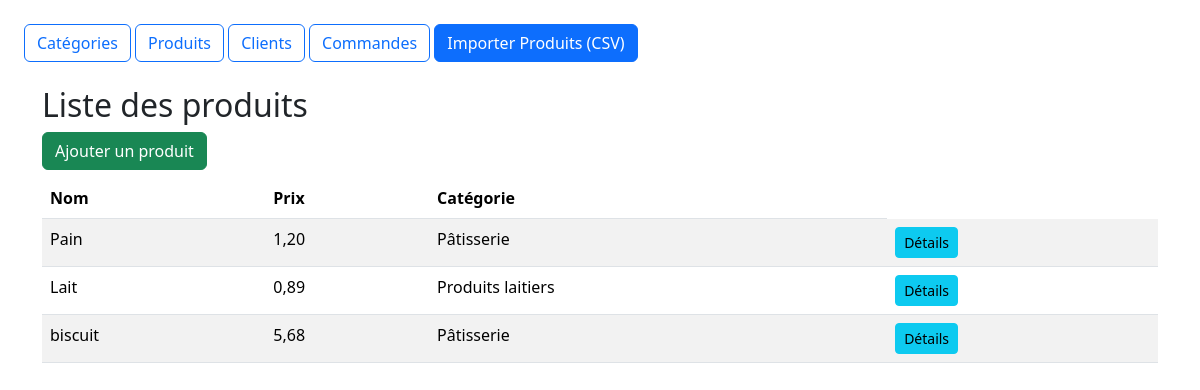
The page /driveapp/produit/ on the database its author committed.
### driveapp/models.py (models this page shows, shortened)
class Produit(models.Model):
    id_produits = models.AutoField(primary_key=True)
    nom = models.CharField(max_length=255)
    date_de_peremption = models.DateField()
    photo = models.ImageField(
        upload_to='produits_photos/',
        blank=True,
        null=True
    )  # BinaryField() si vous stockez en BLOB
    marque = models.CharField(max_length=255)
    prix = models.DecimalField(max_digits=10, decimal_places=2)  # Meilleur que FloatField pour les prix
    id_categorie_produit = models.ForeignKey(CategorieProduit, on_delete=models.CASCADE)

class CategorieProduit(models.Model):
    id_categorie_produit = models.AutoField(primary_key=True)
    nom = models.CharField(max_length=255)  # Augmenté à 255 pour correspondre au SQL
    descriptif = models.CharField(max_length=500)

### driveapp/views.py (the view)
# urls.py: path('produit/', views.liste_produits, name='liste_produits'),
def liste_produits(request):
    produits = Produit.objects.all()
    return render(request, 'driveapp/produit/liste.html', {'produits': produits})

### driveapp/templates/driveapp/produit/liste.html (shortened to what this page needs)
{% extends 'driveapp/base.html' %}
{% block content %}
<h2>Liste des produits</h2>
<a href="{% url 'ajouter_produit' %}" class="btn btn-success mb-2">Ajouter un produit</a>
<table class="table table-striped">
    <thead>
        <tr>
            <th>Nom</th>
            <th>Prix</th>
            <th>Catégorie</th>
        </tr>
    </thead>
    <tbody>
        {% for produit in produits %}
            <tr>
                <td>{{ produit.nom }}</td>
                <td>{{ produit.prix }}</td>
                <td>{{ produit.id_categorie_produit.nom }}</td>
                <td>
                    <a href="{% url 'detail_produit' produit.pk %}" class="btn btn-info btn-sm">Détails</a>
                </td>
            </tr>
        {% empty %}
            <tr><td colspan="5">Aucun produit trouvé.</td></tr>
        {% endfor %}
    </tbody>
</table>
{% endblock %}

### rows shown on the page
Produit: nom "Pain", prix "1,20", id_categorie_produit.nom "Pâtisserie"
Produit: nom "Lait", prix "0,89", id_categorie_produit.nom "Produits laitiers"
Produit: nom "biscuit", prix "5,68", id_categorie_produit.nom "Pâtisserie"
